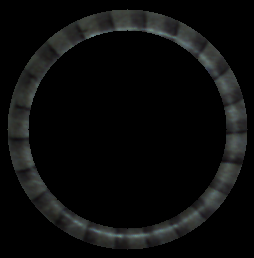
#> input picture data/10/6564_vl.png, 254 x 258 px, found by its file name
$ python find_data_leakage.py
#> lines starting #> are read from the running program, lines starting #| are printed output that depends on the picture; after the words box and inside, x2 and y2 are one past the last pixel; in counts of white or black regions, pixels touching at a corner belong together
#> in extract_sig, img is the input picture: shape (258, 254, 3); mean B, G, R 11.9, 12.2, 11.5
### utils/find_object.py
import numpy as np
import cv2


def find_object(img):
    # Create binary mask of non-black pixels

    if len(img.shape) == 3:
        # Check if it's LAB image (black pixels have L*=0, a*=128, b*=128)
        # Use only the first channel (L* for LAB, or B for BGR)
        first_channel = img[:, :, 0]
        mask = first_channel > 0
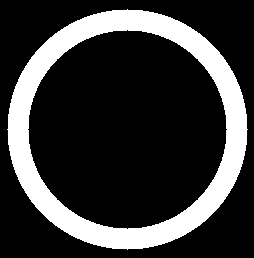
#> mask: shape (258, 254) bool; 22.1% white; 1 white region, box (x1, y1, x2, y2) and area: (7, 9, 248, 250) 14468
    else:
        mask = img > 0

    # Find rows and columns that contain the object
    rows_with_object = np.any(mask, axis=1)
    cols_with_object = np.any(mask, axis=0)

    # Get the bounding indices
    row_indices = np.where(rows_with_object)[0]
#> row_indices = 241 values from 9 to 249
    col_indices = np.where(cols_with_object)[0]
#> col_indices = 241 values from 7 to 247

    if len(row_indices) == 0 or len(col_indices) == 0:
        return None, None, None

    # Calculate bounding box
    y_min, y_max = row_indices[0], row_indices[-1]
#> y_min = 9; y_max = 249
    x_min, x_max = col_indices[0], col_indices[-1]
#> x_min = 7; x_max = 247
    return (x_min, x_max), (y_min, y_max)

### utils/find_radius.py
from . import find_object


def find_radius(img):
    """
    Find the radius and center of a colored object, crop the image tightly,
    and return the cropped image with adjusted center coordinates.

    Args:
        img: Input image (BGR or grayscale)

    Returns:
        cropped_img: Cropped image containing only the object
        center: (x, y) tuple of the object center relative to cropped image
        radius: Approximate radius of the object
    """

    # Get bounding box from grayscale
    result = find_object.find_object(img)
#> result = ((7, 247), (9, 249))

    if result[0] is None:
        return None, None, None

    (x_min, x_max), (y_min, y_max) = result
#> x_min = 7; x_max = 247; y_min = 9; y_max = 249

    # Crop the original color image (not grayscale)
    cropped_img = img[y_min : y_max + 1, x_min : x_max + 1]
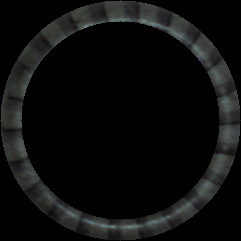
#> cropped_img: shape (241, 241, 3); mean B, G, R 13.4, 13.7, 13

    # Calculate center relative to cropped image (use actual cropped dimensions)
    crop_height, crop_width = cropped_img.shape[:2]
#> crop_height = 241; crop_width = 241
    center = (float(crop_width / 2), float(crop_height / 2))
#> center = (120.5, 120.5)

    # Calculate radius as half of the larger dimension
    radius = int(max(crop_width, crop_height) // 2)
#> radius = 120

    return cropped_img, center, radius

### utils/extract_signature.py
from .find_radius import find_radius
from .preprocess_pipeline import preprocess_cone_tip
from .get_signature import get_statistical_signature


def extract_signature_from_image(bgr_image, inner_crop_pct=0.10, outer_crop_pct=0.10,
                                  bilateral_d=9, bilateral_sigma_color=75,
                                  bilateral_sigma_space=75):
    """
    Extract statistical signature from a single cone image.

    Args:
        bgr_image: Input BGR image
        inner_crop_pct: Inner crop percentage for polar warp
        outer_crop_pct: Outer crop percentage for polar warp
        bilateral_*: Bilateral filter parameters

    Returns:
        Signature dict or None if extraction failed
    """
    # Find cone and get center/radius
    cropped_img, center, radius = find_radius(bgr_image)
#> center = (120.5, 120.5); radius = 120

    if cropped_img is None:
        return None

    # Preprocess (filter -> LAB -> polar warp -> crop)
    lab_patch = preprocess_cone_tip(
        cropped_img, center, radius,
        inner_crop_pct=inner_crop_pct,
        outer_crop_pct=outer_crop_pct,
        bilateral_d=bilateral_d,
        bilateral_sigma_color=bilateral_sigma_color,
        bilateral_sigma_space=bilateral_sigma_space
    )

    # Extract signature
    sig = get_statistical_signature(lab_patch)

    return sig

### utils/bilateral_filter.py
import cv2


def apply_bilateral_filter(bgr_image, d=9, sigma_color=75, sigma_space=75):
    """
    Apply bilateral filter to remove texture noise while preserving edges.

    Args:
        bgr_image: Input BGR image
        d: Diameter of each pixel neighborhood
        sigma_color: Filter sigma in the color space
        sigma_space: Filter sigma in the coordinate space

    Returns:
        Filtered BGR image
    """
#> called with d = 9, sigma_color = 75, sigma_space = 75
    return cv2.bilateralFilter(bgr_image, d, sigma_color, sigma_space)

### utils/convert_lab.py
import cv2


def convert_to_lab(bgr_image):
    """
    Convert BGR image to CIELAB color space.

    Args:
        bgr_image: Input BGR image

    Returns:
        LAB image (L*, a*, b* channels)
    """
    return cv2.cvtColor(bgr_image, cv2.COLOR_BGR2LAB)
#> returned value: shape (241, 241, 3); mean of channels 0, 1, 2 14.3, 127.6, 128.1

### utils/unrolled.py
import numpy as np
import cv2


def unroll_cone_tip(img, center, radius):
    # warpPolar output: rows = radius direction, cols = angle direction
    # dsize = (width, height) where width = angle, height = radius
#> called with center = (120.5, 120.5), radius = 120
    width = 360  # 1 pixel per degree (full 360°)
    height = radius  # radius direction
#> height = 120
    dsize = (width, height)
#> dsize = (360, 120)

    unrolled = cv2.warpPolar(img, dsize, center, radius, cv2.WARP_POLAR_LINEAR)
#> unrolled: shape (120, 360, 3); mean of channels 0, 1, 2 9.9, 127.7, 128.1

    # Rotate 90° so that angle is along width and radius is along height
    unrolled = cv2.rotate(unrolled, cv2.ROTATE_90_COUNTERCLOCKWISE)
#> unrolled: shape (360, 120, 3); mean of channels 0, 1, 2 9.9, 127.7, 128.1

    return unrolled

### utils/crop_sweet_spot.py
from .find_object import find_object


def crop_polar_sweet_spot(polar_image, inner_crop_pct=0.10, outer_crop_pct=0.10, debug=False):
    """
    Crop the polar-warped image to remove black/zero regions and distorted edges.

    The cone tip is circular, so after polar warp most of the inner region is black.
    This function first crops to non-zero regions, then applies inner/outer crop percentages.

    Args:
        polar_image: Polar-warped image (after rotation, height=angle, width=radius)
        inner_crop_pct: Percentage of non-zero region to discard from inner edge
        outer_crop_pct: Percentage of non-zero region to discard from outer edge
        debug: Print debug information

    Returns:
        Cropped polar image containing only the valid "sweet spot"
    """
    if debug:
        print(f"  Input polar shape: {polar_image.shape}")

    # First, find the non-zero region (remove black areas)
    result = find_object(polar_image)
#> in find_object (call 2), `mask = first_channel > 0`: mask: shape (360, 120) bool; 19.4% white; 1 white region, box (x1, y1, x2, y2) and area: (0, 0, 120, 77) 8380
#> result = ((0, 119), (0, 76))

    if result[0] is None:
        if debug:
            print("  Warning: No non-zero region found!")
        return polar_image

    (x_min, x_max), (y_min, y_max) = result
#> x_min = 0; x_max = 119; y_min = 0; y_max = 76

    if debug:
        print(f"  Non-zero region: x=[{x_min}, {x_max}], y=[{y_min}, {y_max}]")

    # Crop to non-zero region first
    cropped = polar_image[y_min:y_max + 1, x_min:x_max + 1]
#> cropped: shape (77, 120, 3); mean of channels 0, 1, 2 46.5, 126.8, 128.3

    if debug:
        print(f"  After non-zero crop: {cropped.shape}")

    # Now apply inner/outer crop percentages on the valid region
    height, width = cropped.shape[:2]
#> height = 77; width = 120

    # width = radius direction (after rotation in unroll_cone_tip)
    r_inner = int(width * inner_crop_pct)
#> r_inner = 12
    r_outer = int(width * (1 - outer_crop_pct))
#> r_outer = 108

    if debug:
        print(f"  Sweet spot crop: [{r_inner}:{r_outer}] out of {width}")

    final = cropped[:, r_inner:r_outer]
#> final: shape (77, 96, 3); mean of channels 0, 1, 2 45.7, 126.8, 128.4

    if debug:
        print(f"  Final shape: {final.shape}")

    return final

### utils/histogram_2d.py
import cv2

HIST_BINS = 32
HIST_RANGE = [0, 256, 0, 256]


def compute_2d_histogram(lab_patch, bins=HIST_BINS, hist_range=HIST_RANGE):
    """
    Compute 2D joint histogram on a* and b* channels.

    Args:
        lab_patch: LAB image patch
        bins: Number of bins per channel
        hist_range: [a_min, a_max, b_min, b_max]

    Returns:
        2D histogram (bins x bins)
    """
#> called with bins = 32
    hist = cv2.calcHist(
        [lab_patch],
        [1, 2],  # a* and b* channels
        None,
        [bins, bins],
        hist_range
    )
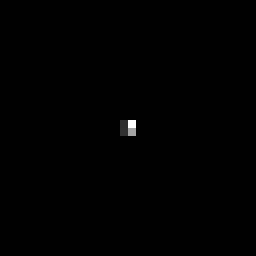
#> hist: shape (32, 32) float32 (shown 8 times larger); min 0, max 3663, mean 7.2; drawn with min black and max white
    return hist

### utils/normalize_histogram.py
def normalize_histogram_l1(hist):
    """
    L1 normalize histogram so it sums to 1.0 (probability distribution).

    Args:
        hist: Input histogram

    Returns:
        Normalized histogram
    """
    total = hist.sum()
#> total = 7392
    if total > 0:
        return hist / total
#> returned value: shape (32, 32) float32
    return hist

### utils/entropy_2d.py
import numpy as np


def compute_2d_entropy(hist_normalized):
    """
    Compute Shannon entropy of a normalized 2D histogram.

    Args:
        hist_normalized: L1-normalized histogram (must sum to 1.0)

    Returns:
        Entropy value (float)
    """
    hist_flat = hist_normalized.flatten()
#> hist_flat = 1024 values, max 0.496 at index 496, min 0 at index 0, mean 0.000977
    hist_flat = hist_flat[hist_flat > 0]  # Avoid log(0)
#> hist_flat = [0.092, 0.496, 0.0956, 0.317]
    entropy = -np.sum(hist_flat * np.log2(hist_flat))
#> entropy = 1.67
    return float(entropy)

### utils/get_signature.py
from .histogram_2d import compute_2d_histogram, HIST_BINS, HIST_RANGE
from .normalize_histogram import normalize_histogram_l1
from .entropy_2d import compute_2d_entropy
from .mean_lightness import compute_mean_lightness


def get_statistical_signature(lab_patch, bins=HIST_BINS, hist_range=HIST_RANGE):
    """
    Generate complete statistical signature from LAB patch.

    Args:
        lab_patch: Preprocessed LAB image patch
        bins: Histogram bins per channel
        hist_range: Histogram range

    Returns:
        dict with keys: histogram, entropy, mean_L
    """
    # 2D histogram on a* and b*
    hist = compute_2d_histogram(lab_patch, bins, hist_range)

    # L1 normalize
    hist_norm = normalize_histogram_l1(hist)

    # 2D joint entropy
    entropy = compute_2d_entropy(hist_norm)
#> entropy = 1.67

    # Mean lightness for illumination monitoring
    mean_L = compute_mean_lightness(lab_patch)
#> mean_L = 45.67

    return {
        'histogram': hist_norm,
        'entropy': entropy,
        'mean_L': mean_L
    }

### utils/preprocess_pipeline.py
from .bilateral_filter import apply_bilateral_filter
from .convert_lab import convert_to_lab
from .unrolled import unroll_cone_tip
from .crop_sweet_spot import crop_polar_sweet_spot


def preprocess_cone_tip(bgr_image, center, radius,
                        inner_crop_pct=0.10, outer_crop_pct=0.10,
                        bilateral_d=9, bilateral_sigma_color=75,
                        bilateral_sigma_space=75):
    """
    Full preprocessing pipeline: Filter -> LAB -> Polar Warp -> Crop

    Args:
        bgr_image: Input BGR image (cropped to cone region)
        center: (cx, cy) tuple for cone tip center
        radius: Radius of the circular ROI
        inner_crop_pct: Percentage of inner region to discard
        outer_crop_pct: Percentage of outer region to discard
        bilateral_*: Bilateral filter parameters

    Returns:
        lab_patch: Cropped LAB patch ready for signature extraction
    """
    # Step 1: Bilateral filter (on BGR)
    filtered = apply_bilateral_filter(
        bgr_image, bilateral_d, bilateral_sigma_color, bilateral_sigma_space
    )

    # Step 2: Convert to CIELAB
    lab = convert_to_lab(filtered)

    # Step 3: Polar warp
    polar = unroll_cone_tip(lab, center, radius)

    # Step 4: Crop the sweet spot
    lab_patch = crop_polar_sweet_spot(polar, inner_crop_pct, outer_crop_pct)

    return lab_patch

### utils/mean_lightness.py
def compute_mean_lightness(lab_patch):
    """
    Compute mean L* value for illumination monitoring.

    Args:
        lab_patch: LAB image patch

    Returns:
        Mean L* value (float)
    """
    return float(lab_patch[:, :, 0].mean())

### utils/bhattacharyya_distance.py
import cv2
import numpy as np


def compute_bhattacharyya_distance(hist1, hist2):
    """
    Compute Bhattacharyya distance between two histograms.

    Args:
        hist1: First L1-normalized histogram
        hist2: Second L1-normalized histogram

    Returns:
        Distance value (0 = identical, 1 = no overlap)
    """
    return cv2.compareHist(
        hist1.astype(np.float32),
        hist2.astype(np.float32),
        cv2.HISTCMP_BHATTACHARYYA
    )

### find_data_leakage.py
import os
import cv2
import glob
import numpy as np
from utils.extract_signature import extract_signature_from_image
from utils.bhattacharyya_distance import compute_bhattacharyya_distance

# ============================================================
# FIND DATA LEAKAGE - CHECK FOR WRONG PATTERNS IN TRAINING DATA
# ============================================================

TRAIN_BASE_DIR = "train"
TEST_BASE_DIR = "test"

# Failed images from analysis
FAILED_IMAGES = {
    '10': ['6564_vl.png'],
    '5': ['8766_vl.png'],
    '6': ['7468_vl.png'],
    '9': ['7981_vl.png', '8341_vl.png', '9416_vl.png', '9951_vl.png']
}


def extract_sig(img_path):
    """Extract signature from an image."""
    img = cv2.imread(img_path)
    if img is None:
        return None
    return extract_signature_from_image(img)
#> in extract_signature_from_image, `sig = get_statistical_signature(lab_patch)`: sig = 3 items


if __name__ == "__main__":
    print("=" * 80)
    print("CHECKING FOR DATA LEAKAGE IN TRAINING SETS")
    print("=" * 80)
    print("\nThis will check if failed test images are similar to wrong classes")
    print("in the training data (indicating mislabeling or data leakage).\n")

    for test_class in sorted(FAILED_IMAGES.keys()):
        failed_imgs = FAILED_IMAGES[test_class]

        print(f"\n{'=' * 80}")
        print(f"Class {test_class}: Analyzing {len(failed_imgs)} failed images")
        print(f"{'=' * 80}")

        for failed_img_name in failed_imgs:
            failed_img_path = os.path.join(TEST_BASE_DIR, test_class, failed_img_name)

            print(f"\n{failed_img_name}:")
            print(f"  Path: {failed_img_path}")

            # Extract signature from failed image
            failed_sig = extract_sig(failed_img_path)
#> failed_sig = 3 items
            if failed_sig is None:
                print(f"  ERROR: Could not extract signature")
                continue

            # Compare against ALL training classes
            best_matches = []

            for train_class in os.listdir(TRAIN_BASE_DIR):
                train_dir = os.path.join(TRAIN_BASE_DIR, train_class)
                if not os.path.isdir(train_dir):
                    continue

                train_images = sorted(glob.glob(os.path.join(train_dir, "*.png")))

                for train_img_path in train_images:
                    train_sig = extract_sig(train_img_path)
#> call 2 of extract_sig, with img_path = 'train/1/1076_vl.png'
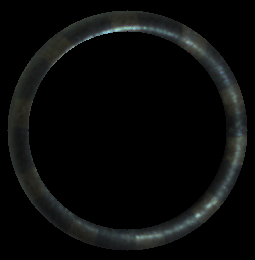
#> input picture train/1/1076_vl.png, 255 x 260 px
#> in extract_sig, img is the input picture: shape (260, 255, 3); mean B, G, R 10.3, 10.8, 9.7
#> in find_object (call 3), `mask = first_channel > 0`:
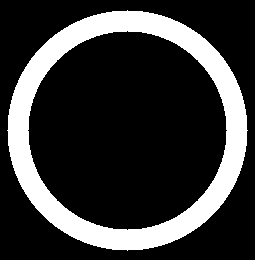
#> mask: shape (260, 255) bool; 21.8% white; 1 white region, box (x1, y1, x2, y2) and area: (7, 10, 248, 251) 14468
#> in find_object (call 3), `row_indices = np.where(rows_with_object)[0]`: row_indices = 241 values from 10 to 250
#> in find_object (call 3), `col_indices = np.where(cols_with_object)[0]`: col_indices = 241 values from 7 to 247
#> in find_object (call 3), `y_min, y_max = row_indices[0], row_indices[-1]`: y_min = 10; y_max = 250
#> in find_object (call 3), `x_min, x_max = col_indices[0], col_indices[-1]`: x_min = 7; x_max = 247
#> in convert_to_lab (call 2), `return cv2.cvtColor(bgr_image, cv2.COLOR_BGR2LAB)`: returned value: shape (241, 241, 3); mean of channels 0, 1, 2 12.3, 127.4, 128.2
#> in unroll_cone_tip (call 2), `unrolled = cv2.warpPolar(img, dsize, center, radius, cv2.WARP_POLAR_LI..`: unrolled: shape (120, 360, 3); mean of channels 0, 1, 2 8.5, 127.6, 128.1
#> in unroll_cone_tip (call 2), `unrolled = cv2.rotate(unrolled, cv2.ROTATE_90_COUNTERCLOCKWISE)`: unrolled: shape (360, 120, 3); mean of channels 0, 1, 2 8.5, 127.6, 128.1
#> in find_object (call 4), `first_channel = img[:, :, 0]`:
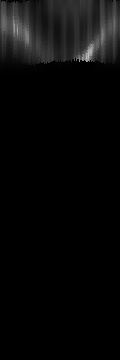
#> first_channel: shape (360, 120); min 0, max 188, mean 8.5
#> in find_object (call 4), `mask = first_channel > 0`:
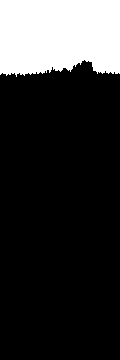
#> mask: shape (360, 120) bool; 19.7% white; 1 white region, box (x1, y1, x2, y2) and area: (0, 0, 120, 77) 8528
#> in find_object (call 4), `row_indices = np.where(rows_with_object)[0]`: row_indices = 77 values from 0 to 76
#> in find_object (call 4), `col_indices = np.where(cols_with_object)[0]`: col_indices = 120 values from 0 to 119
#> in find_object (call 4), `y_min, y_max = row_indices[0], row_indices[-1]`: y_min = 0; y_max = 76
#> in find_object (call 4), `x_min, x_max = col_indices[0], col_indices[-1]`: x_min = 0; x_max = 119
#> in crop_polar_sweet_spot (call 2), `cropped = polar_image[y_min:y_max + 1, x_min:x_max + 1]`: cropped: shape (77, 120, 3); mean of channels 0, 1, 2 39.9, 126.1, 128.5
#> in crop_polar_sweet_spot (call 2), `final = cropped[:, r_inner:r_outer]`: final: shape (77, 96, 3); mean of channels 0, 1, 2 39.3, 126.1, 128.5
#> train_sig = 3 items
                    if train_sig is None:
                        continue

                    # Compute distance
                    dist = compute_bhattacharyya_distance(
                        failed_sig['histogram'],
                        train_sig['histogram']
                    )
#> dist = 0.172

                    best_matches.append({
                        'class': train_class,
                        'image': os.path.basename(train_img_path),
                        'distance': dist,
                        'path': train_img_path
                    })

            # Sort by distance (lower = more similar)
            best_matches.sort(key=lambda x: x['distance'])

            # Show top 5 matches
            print(f"\n  Top 5 most similar training images:")
            print(f"  {'Rank':<6} {'Class':<8} {'Image':<25} {'Distance':<12} {'Match?'}")
            print(f"  {'-' * 70}")

            for i, match in enumerate(best_matches[:5], 1):
                match_status = "✓ SAME" if match['class'] == test_class else "✗ DIFFERENT"
                marker = ""
                if match['class'] != test_class and match['distance'] < 0.15:
                    marker = " ⚠ POSSIBLE DATA LEAKAGE!"

                print(f"  {i:<6} {match['class']:<8} {match['image']:<25} {match['distance']:<12.4f} {match_status}{marker}")

            # Check if closest match is from a different class
            if best_matches[0]['class'] != test_class:
                print(f"\n  ⚠ WARNING: Closest match is from class {best_matches[0]['class']}, not class {test_class}!")
                print(f"    This test image might be mislabeled or there's data leakage in training data.")
                print(f"    Suggested action: Move {failed_img_name} from test/{test_class}/ to test/{best_matches[0]['class']}/")
#> pass 2 of the loop `for test_class in sorted(FAILED_IMAGES.keys()):`:
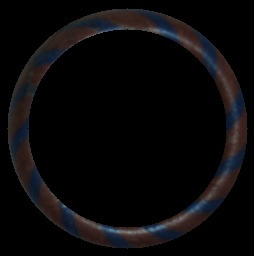
#> input picture data/5/8766_vl.png, 254 x 256 px, found by its file name
#> in extract_sig, img is the input picture: shape (256, 254, 3); mean B, G, R 9.7, 8.8, 9.9
#> first_channel: shape (256, 254)
#> in find_object (call 9), `mask = first_channel > 0`:
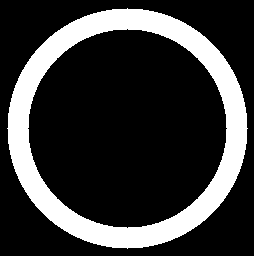
#> mask: shape (256, 254) bool; 22.3% white; 1 white region, box (x1, y1, x2, y2) and area: (7, 8, 248, 249) 14468
#> row_indices = 241 values from 8 to 248
#> col_indices = 241 values from 7 to 247
#> in find_object (call 9), `y_min, y_max = row_indices[0], row_indices[-1]`: y_min = 8; y_max = 248
#> in find_object (call 9), `x_min, x_max = col_indices[0], col_indices[-1]`: x_min = 7; x_max = 247
#> first_channel: shape (360, 120)
#> in find_object (call 10), `mask = first_channel > 0`:
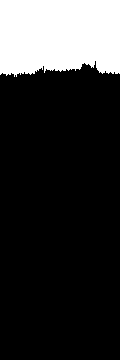
#> mask: shape (360, 120) bool; 19.8% white; 1 white region, box (x1, y1, x2, y2) and area: (0, 0, 120, 77) 8541
#> row_indices = 77 values from 0 to 76
#> col_indices = 120 values from 0 to 119
#> in find_object (call 10), `y_min, y_max = row_indices[0], row_indices[-1]`: y_min = 0; y_max = 76
#> in find_object (call 10), `x_min, x_max = col_indices[0], col_indices[-1]`: x_min = 0; x_max = 119
#> cropped: shape (77, 120, 3); mean of channels 0, 1, 2 33.7, 131.2, 126.9
#> final: shape (77, 96, 3); mean of channels 0, 1, 2 33.6, 130.9, 126.7
#> pass 3 of the loop `for test_class in sorted(FAILED_IMAGES.keys()):`:
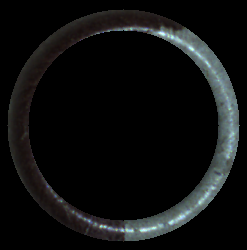
#> input picture data/6/7468_vl.png, 247 x 250 px, found by its file name
#> in extract_sig, img is the input picture: shape (250, 247, 3); mean B, G, R 15.9, 15.9, 14.9
#> first_channel: shape (250, 247)
#> in find_object (call 17), `mask = first_channel > 0`:
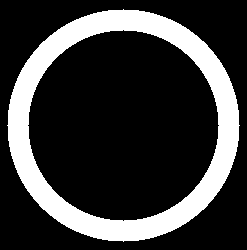
#> mask: shape (250, 247) bool; 22.5% white; 1 white region, box (x1, y1, x2, y2) and area: (7, 9, 240, 242) 13920
#> row_indices = 233 values from 9 to 241
#> col_indices = 233 values from 7 to 239
#> in find_object (call 17), `y_min, y_max = row_indices[0], row_indices[-1]`: y_min = 9; y_max = 241
#> in find_object (call 17), `x_min, x_max = col_indices[0], col_indices[-1]`: x_min = 7; x_max = 239
#> in find_radius (call 9), `result = find_object.find_object(img)`: result = ((7, 239), (9, 241))
#> in find_radius (call 9), `(x_min, x_max), (y_min, y_max) = result`: x_max = 239; y_min = 9; y_max = 241
#> in find_radius (call 9), `cropped_img = img[y_min : y_max + 1, x_min : x_max + 1]`:
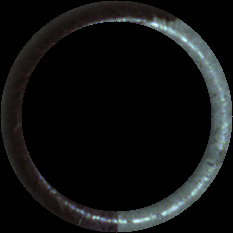
#> cropped_img: shape (233, 233, 3); mean B, G, R 18.1, 18.1, 16.9
#> the loop made 4 passes; the first 3 are shown

    print("\n" + "=" * 80)
    print("RECOMMENDATIONS")
    print("=" * 80)
    print("\n1. Images marked with ⚠ POSSIBLE DATA LEAKAGE likely belong to a different class")
    print("2. Check if similar patterns exist in the wrong class's training folder")
    print("3. Move or remove mislabeled images from both train/ and test/ folders")
    print("4. Re-run train_all_templates.py after cleaning the data")
    print("5. Re-run test_all_images.py to verify improved accuracy")
